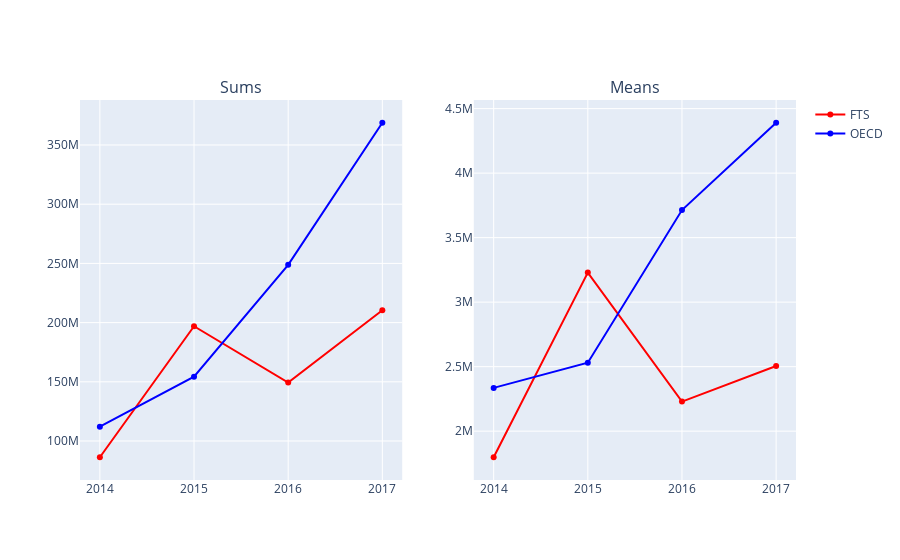

The notebook cell saved with this chart:
### Markdown cell above
Plot sums and means of FTS and OECD data

### Code cell
plot_meansAndsums = make_subplots(rows=1, cols=2,
    subplot_titles=("Sums", "Means"))

plot_meansAndsums.add_trace(go.Scatter(x=oecd_fts_merge_onlyGBSdonorsAndGBSorgs['Year'], y=oecd_fts_merge_onlyGBSdonorsAndGBSorgs_sums['FTS_Amount'],
                    mode='lines+markers',
                    name='FTS',
                    line=dict(color='red')), row=1, col=1)
plot_meansAndsums.add_trace(go.Scatter(x=oecd_fts_merge_onlyGBSdonorsAndGBSorgs['Year'], y=oecd_fts_merge_onlyGBSdonorsAndGBSorgs_sums['OECD_Amount'],
                    mode='lines+markers',
                    name='OECD',
                    line=dict(color='blue')), row=1, col=1)

plot_meansAndsums.add_trace(go.Scatter(x=oecd_fts_merge_onlyGBSdonorsAndGBSorgs['Year'], y=oecd_fts_merge_onlyGBSdonorsAndGBSorgs_means['FTS_Amount'],
                    mode='lines+markers',
                    name='FTS',
                    line=dict(color='red'),
                    showlegend=False), row=1, col=2)
plot_meansAndsums.add_trace(go.Scatter(x=oecd_fts_merge_onlyGBSdonorsAndGBSorgs['Year'], y=oecd_fts_merge_onlyGBSdonorsAndGBSorgs_means['OECD_Amount'],
                    mode='lines+markers',
                    name='OECD',
                    line=dict(color='blue'),
                    showlegend=False), row=1, col=2)

#plot_meansAndsums.write_html('first_figure.html', auto_open=True)
plot_meansAndsums.show()

### Figure 1 — Plotly figure (JSON) as saved in the notebook; plotly's stock layout.template omitted (floating-point values rounded to 4 significant figures; data arrays with more than 128 entries replaced by an {"elided": "..."} marker saying what was removed)
{"data": [{"line": {"color": "red"}, "mode": "lines+markers", "name": "FTS", "type": "scatter", "x": {"elided": "260 str values"}, "xaxis": "x", "y": [86290000.0, 197000000.0, 149300000.0, 210400000.0], "yaxis": "y"}, {"line": {"color": "blue"}, "mode": "lines+markers", "name": "OECD", "type": "scatter", "x": {"elided": "260 str values"}, "xaxis": "x", "y": [112100000.0, 154400000.0, 248800000.0, 368800000.0], "yaxis": "y"}, {"line": {"color": "red"}, "mode": "lines+markers", "name": "FTS", "showlegend": false, "type": "scatter", "x": {"elided": "260 str values"}, "xaxis": "x2", "y": [1798000.0, 3229000.0, 2229000.0, 2505000.0], "yaxis": "y2"}, {"line": {"color": "blue"}, "mode": "lines+markers", "name": "OECD", "showlegend": false, "type": "scatter", "x": {"elided": "260 str values"}, "xaxis": "x2", "y": [2335000.0, 2531000.0, 3714000.0, 4390000.0], "yaxis": "y2"}], "layout": {"annotations": [{"font": {"size": 16}, "showarrow": false, "text": "Sums", "x": 0.225, "xanchor": "center", "xref": "paper", "y": 1, "yanchor": "bottom", "yref": "paper"}, {"font": {"size": 16}, "showarrow": false, "text": "Means", "x": 0.775, "xanchor": "center", "xref": "paper", "y": 1, "yanchor": "bottom", "yref": "paper"}], "autosize": true, "xaxis": {"anchor": "y", "autorange": true, "domain": [0, 0.45], "range": [2014.0, 2017.0], "type": "linear"}, "xaxis2": {"anchor": "y2", "autorange": true, "domain": [0.55, 1], "range": [2014.0, 2017.0], "type": "linear"}, "yaxis": {"anchor": "x", "autorange": true, "domain": [0, 1], "range": [65600000.0, 389500000.0], "type": "linear"}, "yaxis2": {"anchor": "x2", "autorange": true, "domain": [0, 1], "range": [1608000.0, 4580000.0], "type": "linear"}}}
